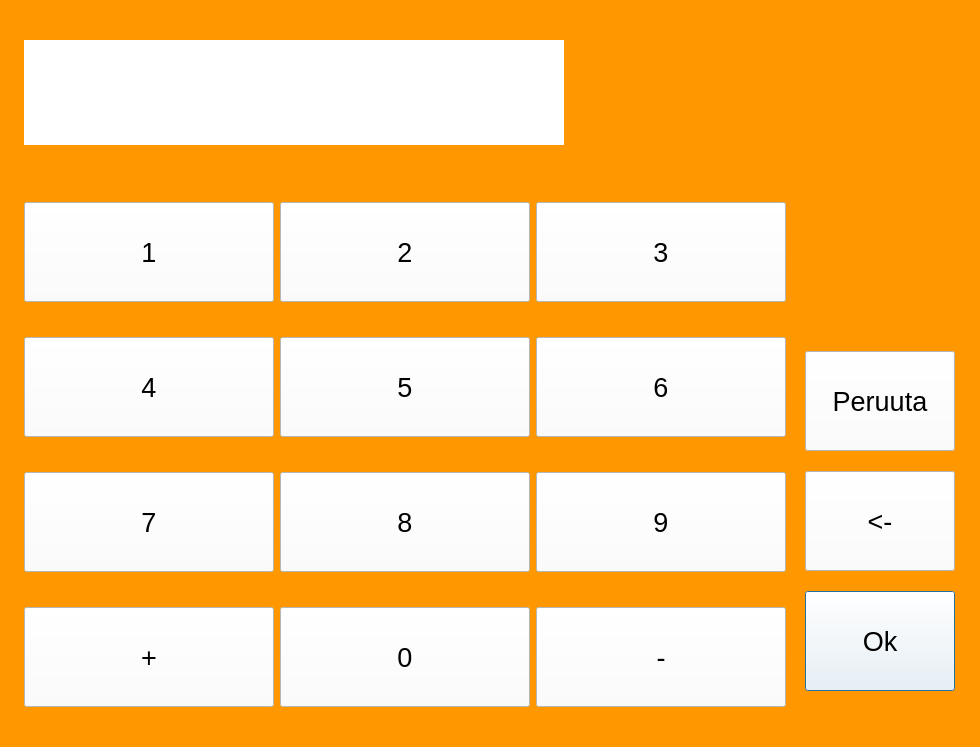
<?xml version="1.0" encoding="UTF-8"?>
<ui version="4.0">
 <class>Pinkoodi</class>
 <widget class="QDialog" name="Pinkoodi">
  <property name="geometry">
   <rect>
    <x>0</x>
    <y>0</y>
    <width>980</width>
    <height>747</height>
   </rect>
  </property>
  <property name="windowTitle">
   <string>Dialog</string>
  </property>
  <property name="styleSheet">
   <string notr="true">background-color: rgb(255, 151, 0);</string>
  </property>
  <layout class="QGridLayout" name="gridLayout">
   <item row="1" column="0">
    <spacer name="verticalSpacer">
     <property name="orientation">
      <enum>Qt::Vertical</enum>
     </property>
     <property name="sizeType">
      <enum>QSizePolicy::Fixed</enum>
     </property>
     <property name="sizeHint" stdset="0">
      <size>
       <width>14</width>
       <height>22</height>
      </size>
     </property>
    </spacer>
   </item>
   <item row="3" column="1">
    <spacer name="horizontalSpacer_2">
     <property name="orientation">
      <enum>Qt::Horizontal</enum>
     </property>
     <property name="sizeType">
      <enum>QSizePolicy::Fixed</enum>
     </property>
     <property name="sizeHint" stdset="0">
      <size>
       <width>0</width>
       <height>36</height>
      </size>
     </property>
    </spacer>
   </item>
   <item row="3" column="2" rowspan="3">
    <layout class="QGridLayout" name="gridLayout_3">
     <property name="sizeConstraint">
      <enum>QLayout::SetFixedSize</enum>
     </property>
     <property name="leftMargin">
      <number>0</number>
     </property>
     <item row="2" column="0">
      <widget class="QPushButton" name="pushButton_Ok">
       <property name="sizePolicy">
        <sizepolicy hsizetype="Minimum" vsizetype="Expanding">
         <horstretch>0</horstretch>
         <verstretch>0</verstretch>
        </sizepolicy>
       </property>
       <property name="maximumSize">
        <size>
         <width>150</width>
         <height>100</height>
        </size>
       </property>
       <property name="font">
        <font>
         <pointsize>20</pointsize>
        </font>
       </property>
       <property name="styleSheet">
        <string notr="true">background-color: rgb(255, 255, 255);</string>
       </property>
       <property name="text">
        <string>Ok</string>
       </property>
      </widget>
     </item>
     <item row="0" column="0">
      <widget class="QPushButton" name="pushButton_Peruuta">
       <property name="sizePolicy">
        <sizepolicy hsizetype="Minimum" vsizetype="Expanding">
         <horstretch>0</horstretch>
         <verstretch>0</verstretch>
        </sizepolicy>
       </property>
       <property name="maximumSize">
        <size>
         <width>150</width>
         <height>100</height>
        </size>
       </property>
       <property name="font">
        <font>
         <pointsize>20</pointsize>
        </font>
       </property>
       <property name="layoutDirection">
        <enum>Qt::LeftToRight</enum>
       </property>
       <property name="styleSheet">
        <string notr="true">background-color: rgb(255, 255, 255);</string>
       </property>
       <property name="text">
        <string>Peruuta</string>
       </property>
      </widget>
     </item>
     <item row="1" column="0">
      <widget class="QPushButton" name="pushButton_Pyyhi">
       <property name="sizePolicy">
        <sizepolicy hsizetype="Minimum" vsizetype="Expanding">
         <horstretch>0</horstretch>
         <verstretch>0</verstretch>
        </sizepolicy>
       </property>
       <property name="maximumSize">
        <size>
         <width>150</width>
         <height>100</height>
        </size>
       </property>
       <property name="font">
        <font>
         <pointsize>20</pointsize>
        </font>
       </property>
       <property name="styleSheet">
        <string notr="true">background-color: rgb(255, 255, 255);</string>
       </property>
       <property name="text">
        <string>&lt;-</string>
       </property>
      </widget>
     </item>
    </layout>
   </item>
   <item row="4" column="0">
    <layout class="QHBoxLayout" name="horizontalLayout_3">
     <item>
      <widget class="QPushButton" name="pushButton_7">
       <property name="sizePolicy">
        <sizepolicy hsizetype="Expanding" vsizetype="Expanding">
         <horstretch>0</horstretch>
         <verstretch>0</verstretch>
        </sizepolicy>
       </property>
       <property name="maximumSize">
        <size>
         <width>250</width>
         <height>100</height>
        </size>
       </property>
       <property name="font">
        <font>
         <pointsize>20</pointsize>
        </font>
       </property>
       <property name="styleSheet">
        <string notr="true">background-color: rgb(255, 255, 255);</string>
       </property>
       <property name="text">
        <string>7</string>
       </property>
      </widget>
     </item>
     <item>
      <widget class="QPushButton" name="pushButton_8">
       <property name="sizePolicy">
        <sizepolicy hsizetype="Expanding" vsizetype="Expanding">
         <horstretch>0</horstretch>
         <verstretch>0</verstretch>
        </sizepolicy>
       </property>
       <property name="maximumSize">
        <size>
         <width>250</width>
         <height>100</height>
        </size>
       </property>
       <property name="font">
        <font>
         <pointsize>20</pointsize>
        </font>
       </property>
       <property name="styleSheet">
        <string notr="true">background-color: rgb(255, 255, 255);</string>
       </property>
       <property name="text">
        <string>8</string>
       </property>
      </widget>
     </item>
     <item>
      <widget class="QPushButton" name="pushButton_9">
       <property name="sizePolicy">
        <sizepolicy hsizetype="Expanding" vsizetype="Expanding">
         <horstretch>0</horstretch>
         <verstretch>0</verstretch>
        </sizepolicy>
       </property>
       <property name="maximumSize">
        <size>
         <width>250</width>
         <height>100</height>
        </size>
       </property>
       <property name="font">
        <font>
         <pointsize>20</pointsize>
        </font>
       </property>
       <property name="styleSheet">
        <string notr="true">background-color: rgb(255, 255, 255);</string>
       </property>
       <property name="text">
        <string>9</string>
       </property>
      </widget>
     </item>
    </layout>
   </item>
   <item row="2" column="0">
    <layout class="QHBoxLayout" name="horizontalLayout">
     <property name="sizeConstraint">
      <enum>QLayout::SetFixedSize</enum>
     </property>
     <item>
      <widget class="QPushButton" name="pushButton_1">
       <property name="sizePolicy">
        <sizepolicy hsizetype="Expanding" vsizetype="Expanding">
         <horstretch>0</horstretch>
         <verstretch>0</verstretch>
        </sizepolicy>
       </property>
       <property name="minimumSize">
        <size>
         <width>0</width>
         <height>0</height>
        </size>
       </property>
       <property name="maximumSize">
        <size>
         <width>250</width>
         <height>100</height>
        </size>
       </property>
       <property name="font">
        <font>
         <pointsize>20</pointsize>
        </font>
       </property>
       <property name="styleSheet">
        <string notr="true">background-color: rgb(255, 255, 255);</string>
       </property>
       <property name="text">
        <string>1</string>
       </property>
      </widget>
     </item>
     <item>
      <widget class="QPushButton" name="pushButton_2">
       <property name="sizePolicy">
        <sizepolicy hsizetype="Expanding" vsizetype="Expanding">
         <horstretch>0</horstretch>
         <verstretch>0</verstretch>
        </sizepolicy>
       </property>
       <property name="maximumSize">
        <size>
         <width>250</width>
         <height>100</height>
        </size>
       </property>
       <property name="font">
        <font>
         <pointsize>20</pointsize>
        </font>
       </property>
       <property name="styleSheet">
        <string notr="true">background-color: rgb(255, 255, 255);</string>
       </property>
       <property name="text">
        <string>2</string>
       </property>
      </widget>
     </item>
     <item>
      <widget class="QPushButton" name="pushButton_3">
       <property name="sizePolicy">
        <sizepolicy hsizetype="Expanding" vsizetype="Expanding">
         <horstretch>0</horstretch>
         <verstretch>0</verstretch>
        </sizepolicy>
       </property>
       <property name="maximumSize">
        <size>
         <width>250</width>
         <height>100</height>
        </size>
       </property>
       <property name="font">
        <font>
         <pointsize>20</pointsize>
        </font>
       </property>
       <property name="styleSheet">
        <string notr="true">background-color: rgb(255, 255, 255);</string>
       </property>
       <property name="text">
        <string>3</string>
       </property>
      </widget>
     </item>
    </layout>
   </item>
   <item row="0" column="0">
    <widget class="QLabel" name="label">
     <property name="sizePolicy">
      <sizepolicy hsizetype="Expanding" vsizetype="Expanding">
       <horstretch>0</horstretch>
       <verstretch>0</verstretch>
      </sizepolicy>
     </property>
     <property name="minimumSize">
      <size>
       <width>0</width>
       <height>0</height>
      </size>
     </property>
     <property name="maximumSize">
      <size>
       <width>540</width>
       <height>105</height>
      </size>
     </property>
     <property name="font">
      <font>
       <pointsize>26</pointsize>
      </font>
     </property>
     <property name="styleSheet">
      <string notr="true">background-color: rgb(255, 255, 255);</string>
     </property>
     <property name="text">
      <string/>
     </property>
    </widget>
   </item>
   <item row="5" column="0">
    <layout class="QHBoxLayout" name="horizontalLayout_4">
     <item>
      <widget class="QPushButton" name="pushButton_Plus">
       <property name="sizePolicy">
        <sizepolicy hsizetype="Expanding" vsizetype="Expanding">
         <horstretch>0</horstretch>
         <verstretch>0</verstretch>
        </sizepolicy>
       </property>
       <property name="maximumSize">
        <size>
         <width>250</width>
         <height>100</height>
        </size>
       </property>
       <property name="font">
        <font>
         <pointsize>20</pointsize>
        </font>
       </property>
       <property name="styleSheet">
        <string notr="true">background-color: rgb(255, 255, 255);</string>
       </property>
       <property name="text">
        <string>+</string>
       </property>
      </widget>
     </item>
     <item>
      <widget class="QPushButton" name="pushButton_0">
       <property name="sizePolicy">
        <sizepolicy hsizetype="Expanding" vsizetype="Expanding">
         <horstretch>0</horstretch>
         <verstretch>0</verstretch>
        </sizepolicy>
       </property>
       <property name="maximumSize">
        <size>
         <width>250</width>
         <height>100</height>
        </size>
       </property>
       <property name="font">
        <font>
         <pointsize>20</pointsize>
        </font>
       </property>
       <property name="styleSheet">
        <string notr="true">background-color: rgb(255, 255, 255);</string>
       </property>
       <property name="text">
        <string>0</string>
       </property>
      </widget>
     </item>
     <item>
      <widget class="QPushButton" name="pushButton_Miinus">
       <property name="sizePolicy">
        <sizepolicy hsizetype="Expanding" vsizetype="Expanding">
         <horstretch>0</horstretch>
         <verstretch>0</verstretch>
        </sizepolicy>
       </property>
       <property name="maximumSize">
        <size>
         <width>250</width>
         <height>100</height>
        </size>
       </property>
       <property name="font">
        <font>
         <pointsize>20</pointsize>
        </font>
       </property>
       <property name="styleSheet">
        <string notr="true">background-color: rgb(255, 255, 255);</string>
       </property>
       <property name="text">
        <string>-</string>
       </property>
      </widget>
     </item>
    </layout>
   </item>
   <item row="3" column="0">
    <layout class="QHBoxLayout" name="horizontalLayout_2">
     <item>
      <widget class="QPushButton" name="pushButton_4">
       <property name="sizePolicy">
        <sizepolicy hsizetype="Expanding" vsizetype="Expanding">
         <horstretch>0</horstretch>
         <verstretch>0</verstretch>
        </sizepolicy>
       </property>
       <property name="maximumSize">
        <size>
         <width>250</width>
         <height>100</height>
        </size>
       </property>
       <property name="font">
        <font>
         <pointsize>20</pointsize>
        </font>
       </property>
       <property name="styleSheet">
        <string notr="true">background-color: rgb(255, 255, 255);</string>
       </property>
       <property name="text">
        <string>4</string>
       </property>
      </widget>
     </item>
     <item>
      <widget class="QPushButton" name="pushButton_5">
       <property name="sizePolicy">
        <sizepolicy hsizetype="Expanding" vsizetype="Expanding">
         <horstretch>0</horstretch>
         <verstretch>0</verstretch>
        </sizepolicy>
       </property>
       <property name="maximumSize">
        <size>
         <width>250</width>
         <height>100</height>
        </size>
       </property>
       <property name="font">
        <font>
         <pointsize>20</pointsize>
        </font>
       </property>
       <property name="styleSheet">
        <string notr="true">background-color: rgb(255, 255, 255);</string>
       </property>
       <property name="text">
        <string>5</string>
       </property>
      </widget>
     </item>
     <item>
      <widget class="QPushButton" name="pushButton_6">
       <property name="sizePolicy">
        <sizepolicy hsizetype="Expanding" vsizetype="Expanding">
         <horstretch>0</horstretch>
         <verstretch>0</verstretch>
        </sizepolicy>
       </property>
       <property name="maximumSize">
        <size>
         <width>250</width>
         <height>100</height>
        </size>
       </property>
       <property name="font">
        <font>
         <pointsize>20</pointsize>
        </font>
       </property>
       <property name="styleSheet">
        <string notr="true">background-color: rgb(255, 255, 255);</string>
       </property>
       <property name="text">
        <string>6</string>
       </property>
      </widget>
     </item>
    </layout>
   </item>
   <item row="1" column="1">
    <spacer name="horizontalSpacer">
     <property name="orientation">
      <enum>Qt::Horizontal</enum>
     </property>
     <property name="sizeType">
      <enum>QSizePolicy::Fixed</enum>
     </property>
     <property name="sizeHint" stdset="0">
      <size>
       <width>0</width>
       <height>20</height>
      </size>
     </property>
    </spacer>
   </item>
   <item row="0" column="2">
    <widget class="QLabel" name="label_2">
     <property name="maximumSize">
      <size>
       <width>171</width>
       <height>16777215</height>
      </size>
     </property>
     <property name="text">
      <string/>
     </property>
    </widget>
   </item>
  </layout>
 </widget>
 <resources/>
 <connections/>
</ui>
